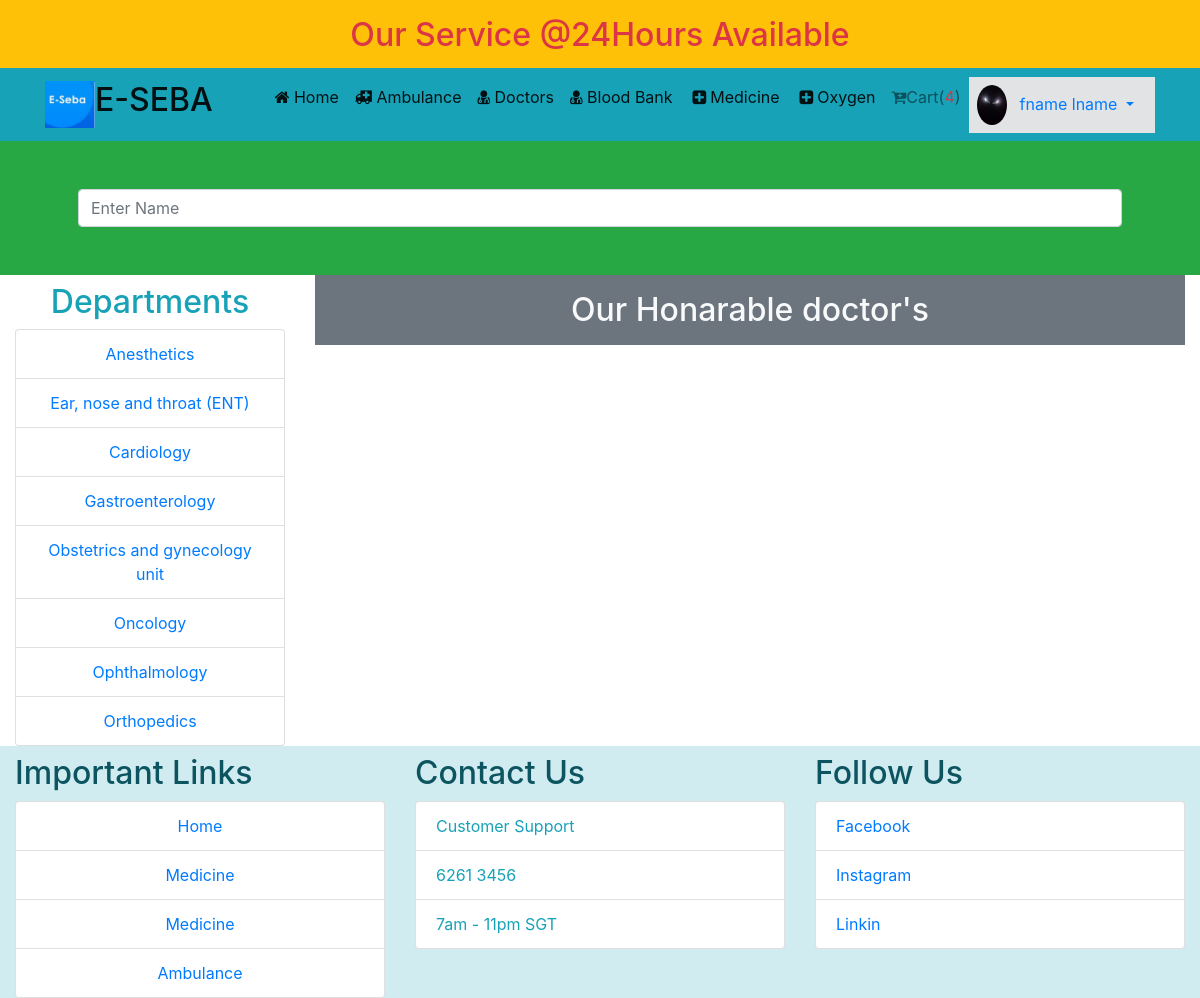
The app's page /doctors.php (signed in) with its own data.
### tables this page shows
CREATE TABLE `departments` (
  `dept_id` int(11) NOT NULL,
  `dept_name` varchar(200) NOT NULL
);

### classes/Doctors.php (called while the page is built, shortened)
<?php
 $filepath = realpath(dirname(__FILE__));
 include_once ($filepath.'/../lib/Database.php');
class Doctors
{
	private $db;
	function __construct(){
		$this->db = new Database();
	}
	public function allDept(){
		$sql ='SELECT * FROM departments';
		$fetchAll = $this->db->select($sql);
		return $fetchAll;
	}
}

### lib/Database.php (called while the page is built, shortened)
<?php
Class Database{
	public $host   = DB_HOST;
	public $user   = DB_USER;
	public $pass   = DB_PASS;
	public $dbname = DB_NAME;
	public $link;
	private function connectDB(){
	$this->link = new mysqli($this->host, $this->user, $this->pass, $this->dbname);
 }
	public function select($query){
		$result = $this->link->query($query) or die($this->link->error.__LINE__);
		if($result->num_rows > 0){
			return $result;
		} else {
			return false;
		}
	}
}

### doctors.php (the view, shortened to what this page needs)
<?php include "layout/header.php"; ?>
<section class="container-fluid bg-success">
	<div class="container p-5">
		<input type="text" id="search_doctext" class="form-control" name="" placeholder="Enter Name">
	</div>
</section>
<section class="container-fluid">
	<div class="row">
		<div class="col-md-3">
			<p class="h2 mt-2 text-center text-info">Departments</p>
			<ul class="list-group">
				<?php
					$result = $Doctors->allDept();
					if($result){
						while($value = $result->fetch_assoc()){
							echo ' <li class="list-group-item text-center"><a class="" href="departments.php?dept='.$value['dept_id'].'">'.$value['dept_name'].'</a></li>';
						}
					}
				?>
			</ul>
		</div>
		<div class="col-md-9">
			<div class="">
				<h2 class="text-center text-light bg-secondary p-3">Our Honarable doctor's</h2>
		</div>
	</div>
</section>
<?php include "layout/footer.php"; ?>

### records on screen
departments: dept_name "Anesthetics"
departments: dept_name "Ear, nose and throat (ENT)"
departments: dept_name "Cardiology"
departments: dept_name "Gastroenterology"
departments: dept_name "Obstetrics and gynecology unit"
departments: dept_name "Oncology"
departments: dept_name "Ophthalmology"
departments: dept_name "Orthopedics"

### other values on screen
Session::get('cmrname') "fname lname"
